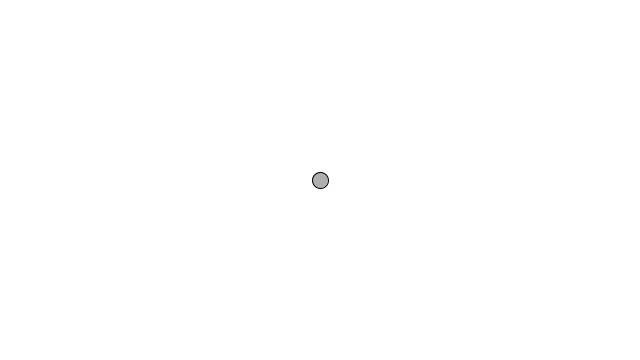
Frame 1 (no input)
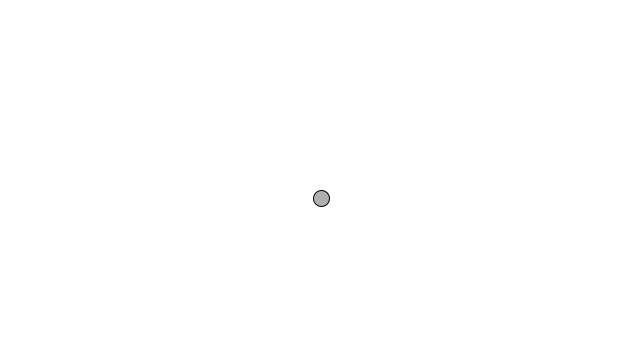
Frame 60 (the mouse pressed at the canvas centre just before this capture)
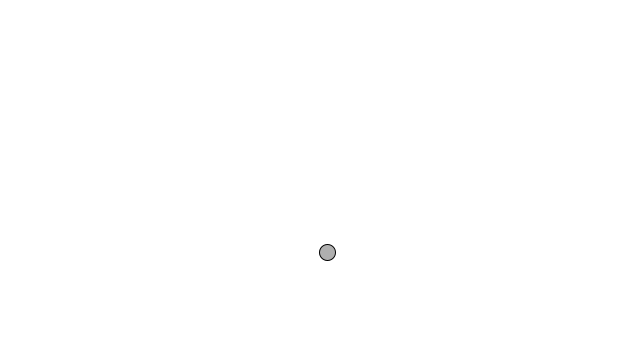
Frame 120 (the mouse held since frame 60 and released just before this capture)

The Processing sketch that drew these frames (run headless with seeded random() and noise(); from frame 60 on, the mouse is pressed at the canvas centre):

// Processing sketch: MoverAcceleration
// ── MoverAcceleration.pde
Mover mover;

void setup() {
  size(640, 360);
  mover = new Mover();
}

void draw() {
  background(255);

  mover.update();
  mover.checkEdges();
  mover.display();
}
// ── Mover.pde
class Mover {
  PVector location;
  PVector velocity;
  PVector acceleration;
  float topspeed;

  Mover() {
    acceleration = new PVector(0.001, 0.01);
    velocity = new PVector(0, 0);
    location = new PVector(width / 2, height / 2);
    topspeed = 10;
  }

  void update() {
    velocity.add(acceleration);
    velocity.limit(10);
    location.add(velocity);
  }

  void display() {
    stroke(0);
    fill(175);
    ellipse(location.x, location.y, 16, 16);
  }

  void checkEdges() {
    if (location.x > width) {
      location.x = 0;
    } else if (location.x < 0) {
      location.x = width;
    }

    if (location.y > height) {
      location.y = 0;
    } else if (location.y < 0) {
      location.y = height;
    }
  }
}
